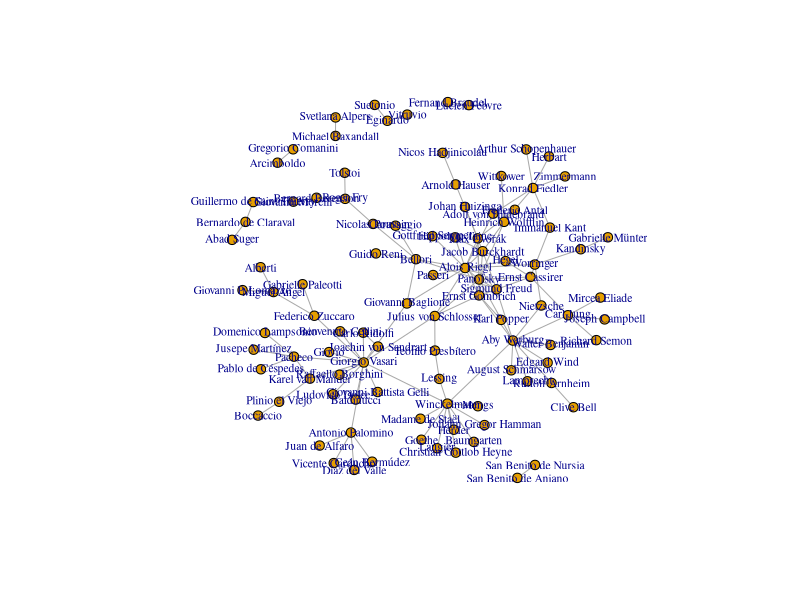
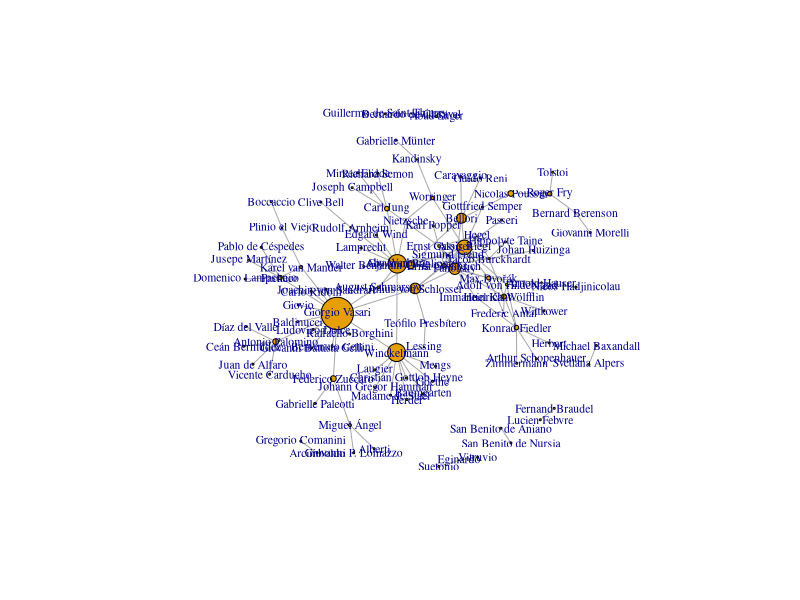
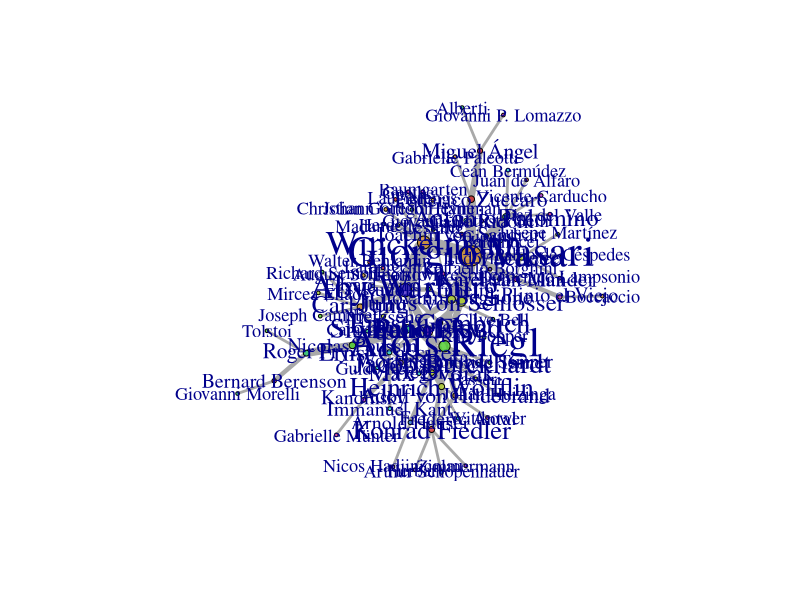

Recreate these plots in R, in order.
historiografia_data <- read.csv("data/grafo.csv", header = TRUE, stringsAsFactors = FALSE)

library(igraph)

g <- graph_from_data_frame(historiografia_data, directed=FALSE)
plot(g, vertex.label.cex=0.7, vertex.size=5, edge.arrow.size=0.5)

V(g)$degree <- degree(g, mode="all")
V(g)$betweenness <- betweenness(g, directed=FALSE)
E(g)$edge_betweenness <- edge_betweenness(g)

plot(g, vertex.size=V(g)$betweenness/100, vertex.label.cex=0.7, edge.arrow.size=0.5)

components <- components(g)
main_component <- which.max(components$csize)
vertices_in_main_component <- V(g)[components$membership == main_component]
g_main <- induced_subgraph(g, vertices_in_main_component)

layout <- layout_with_kk(g_main)
V(g_main)$label.cex <- 1+V(g_main)$degree/10
png("figures/graph_layout.png", width=2400, height=1600)
plot(g_main, vertex.size=2+V(g_main)$betweenness/200, vertex.color = rainbow(10, .8, .8, alpha= .8),
     edge.width=1+E(g_main)$edge_betweenness/50,
     layout=layout, alpha = .8)

dev.off()
